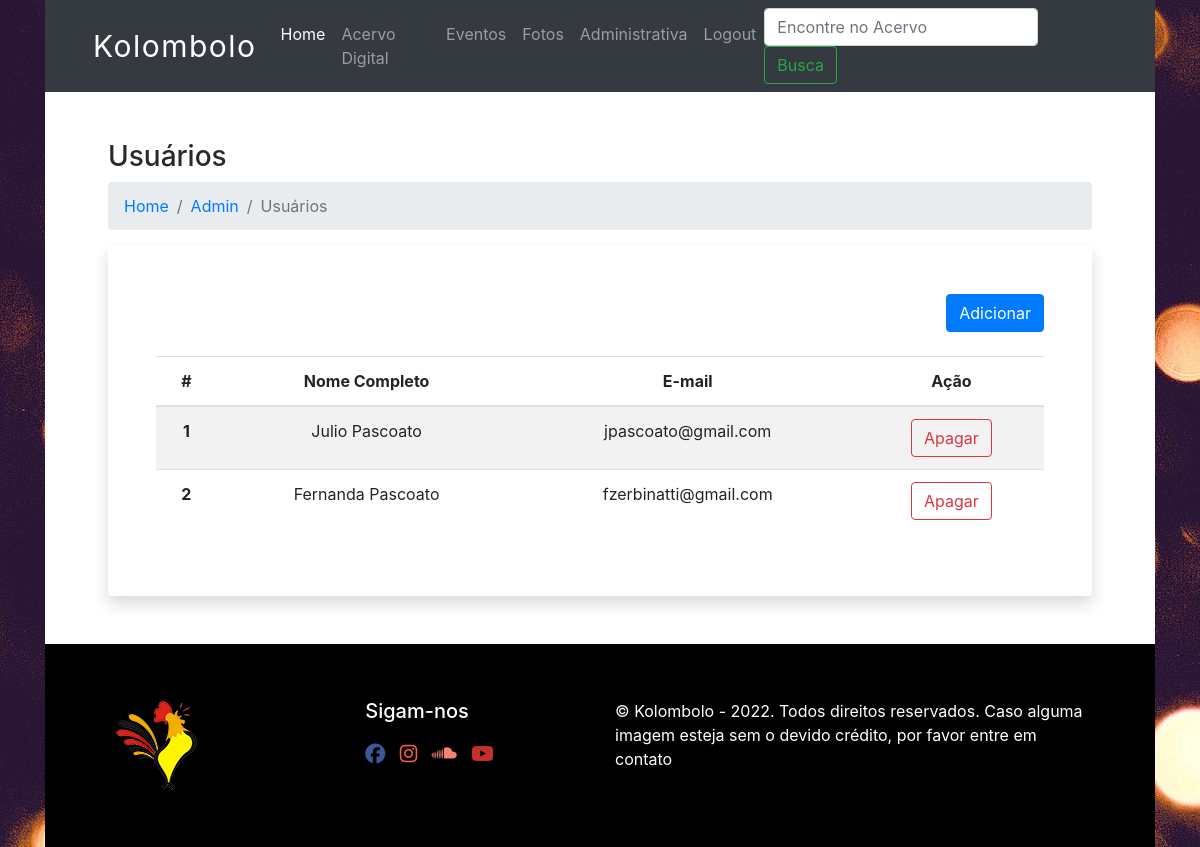
The page /user-admin (signed in) on the database as committed earlier.
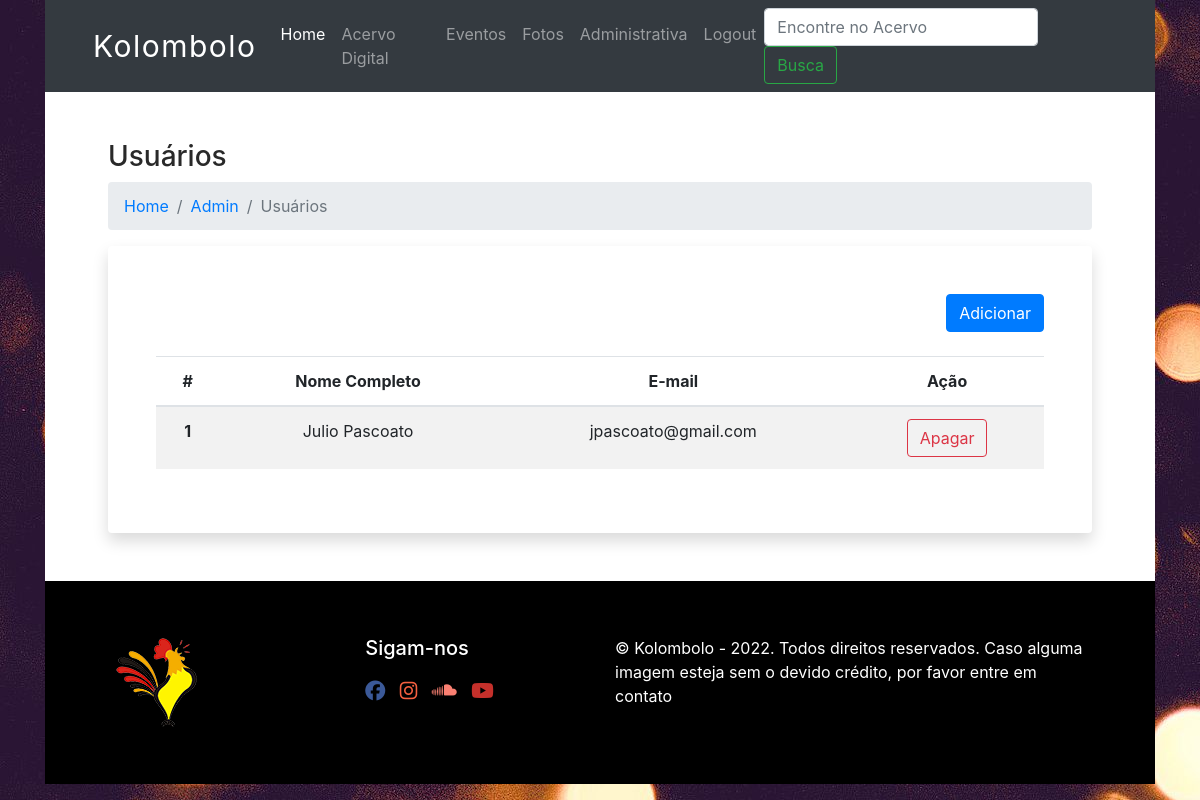
The same page on the database as committed later.
### database.py (models this page shows, shortened)
class User(UserMixin, Base):
    __tablename__='autor'
    id=Column(Integer(), primary_key=True, autoincrement=True)
    fullname=Column(String(80), nullable=False, unique=True)
    password=Column(String(25), nullable=False, unique=True)
    email=Column(String(80), unique=True, nullable=False)
    date_created=Column(DateTime(), default=datetime.utcnow)
    acervo_posts = relationship("Acervo", backref='autor')

### app.py (the view)
@app.route('/user-admin')
@login_required
def user_admin():
    users = local_session.query(User).all()
    return render_template("user_admin.html", current_user=current_user, users=users)

### app.py (called while the page is built)
@login_manager.user_loader
def load_user(user_id):
    return local_session.query(User).get(int(user_id))

### templates/user_admin.html (shortened to what this page needs)
{% extends "base.html" %}
{% block content %}
<div class="container px-5">
    <h3>Usuários</h3>
    <nav aria-label="breadcrumb">
      <ol class="breadcrumb">
        <li class="breadcrumb-item"><a href="/">Home</a></li>
        <li class="breadcrumb-item"><a href="/admin">Admin</a></li>
        <li class="breadcrumb-item active" aria-current="page">Usuários</li>
      </ol>
    </nav>
    <div class="container p-5 shadow bg-white rounded">
      <a class="btn btn-primary float-right mb-4" href="{{url_for('users')}}">Adicionar</a>
        <table class="table table-striped text-center">
            <thead>
              <tr>
                <th scope="col">#</th>
                <th scope="col">Nome Completo</th>
                <th scope="col">E-mail</th>
                <th class="text-center" scope="col">Ação</th>
              </tr>
            </thead>
            <tbody>
                {% for user in users %}
                    <tr>
                        <th scope="row">{{ user.id }}</th>
                        <td>{{ user.fullname }}</td>
                        <td>{{ user.email }}</td>
                        <td class="text-center"><a class="btn btn-outline-danger" href="{{url_for('delete_user', user_id=user.id) }}">Apagar</a></td>
                    </tr>
                {% endfor %}
            </tbody>
          </table>
    </div>
  </div>
{% endblock %}

Rows that differ between the two databases and show on the page:
removed User: id "2", fullname "Fernanda Pascoato", email "fzerbinatti@gmail.com"
